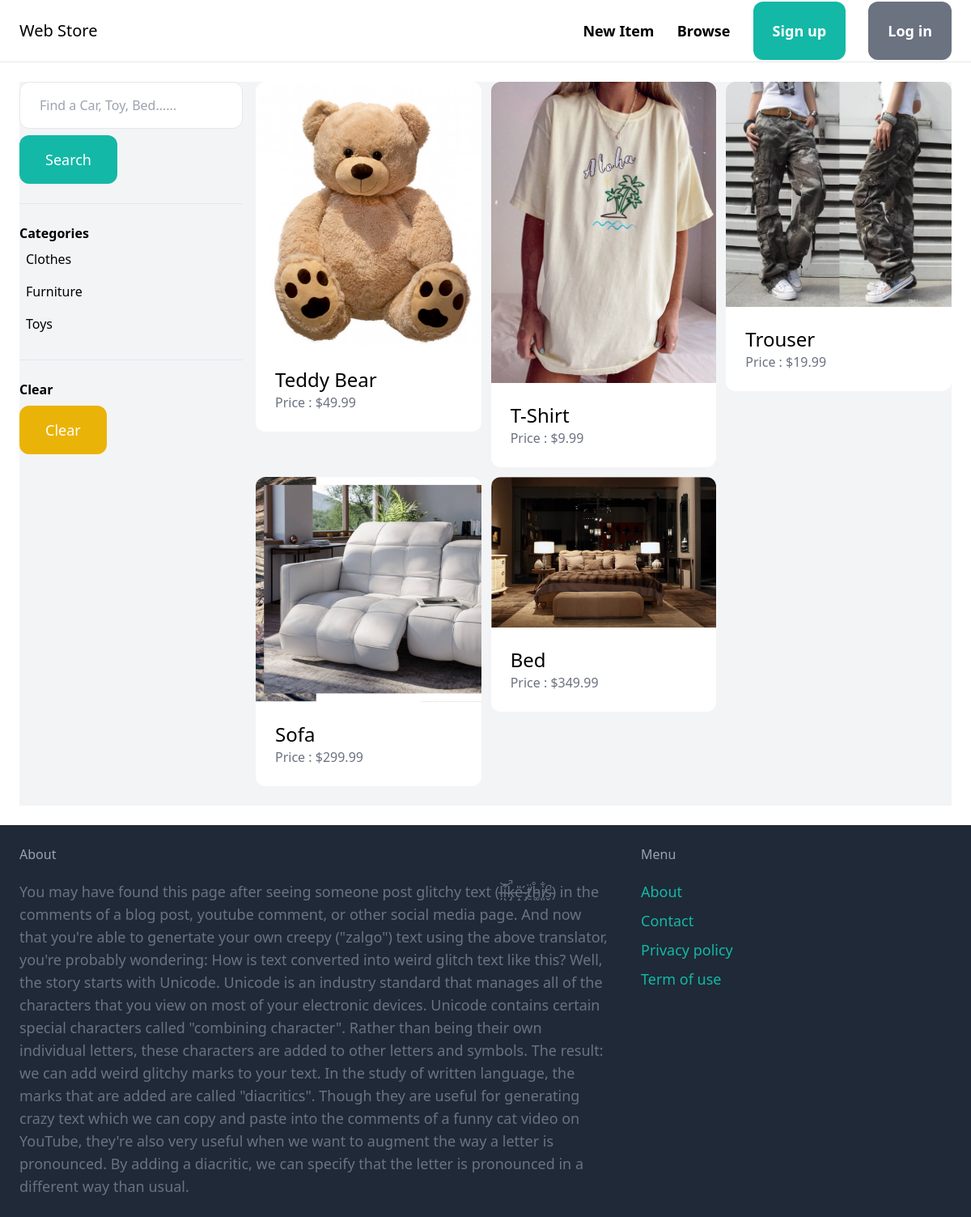
The app's page /items/ with its own data.
### item/models.py (models this page shows, shortened)
class Category(models.Model):
   name = models.CharField(max_length=255)
   class Meta:
      ordering = ('name',)

class Item(models.Model):
   category = models.ForeignKey(Category, related_name=('items'), on_delete=models.CASCADE)
   name = models.CharField(max_length=255)
   description = models.TextField()
   price = models.FloatField()
   image = models.ImageField(upload_to='item_images', blank=True, null=True)
   is_sold = models.BooleanField(default=False)
   created_by = models.ForeignKey(User, related_name='items', on_delete=models.CASCADE)
   created_at = models.DateTimeField(auto_now_add=True)

### item/views.py (the view)
# urls.py: path('',views.items,name='items'),
def items(requeset):
   query = requeset.GET.get('query','')
   categories = Category.objects.all()
   category_id = requeset.GET.get('category',0)
   items = Item.objects.filter(is_sold=False)
   if category_id:
      items= items.filter(category_id=category_id)
   if query:
      items= items.filter(Q(name__icontains=query) | Q(description_icontains=query))
   return render(requeset, "item/items.html",{
      'categories' : categories,
      'category_id': int(category_id),
      'items' : items,
      'query' : query,
   })

### item/templates/item/items.html (shortened to what this page needs)
{% extends 'core/base.html' %}
{%block content%}
   <div class="pb-6 grid grid-cols-4 gap-4 bg-gray-100">
      <div class="col-span-1">
         <form action="{% url 'item:items' %}" method="get">
            <input type="text" name="query" class="w-full py-4 px-6 border rounded-xl" value="{{ query }}" placeholder="Find a Car, Toy, Bed......">
            <button class="mt-2 py-4 px-8 text-lg bg-teal-500 text-white rounded-xl">Search</button>
         </form>
         <hr class="my-6">
         <p class="font-semibold">Categories</p>
         <ul>
            {% for category in categories %}
               <li class="py-2 px-2 rounded-xl {% if category.id == category_id %} bg-gray-200 {% endif %}">
                  <a href="{% url 'item:items' %}?query={{ query }}&category={{ category.id }}">{{ category.name }}</a>
               </li>
            {% endfor %}
         </ul>
         <hr class="my-6">
         <p class="font-semibold">Clear</p>
         <ul>
            <li>
               <a href="{% url 'item:items' %}" class="mt-2 py-4 px-8 inline-block bg-yellow-500 text-lg rounded-xl text-white">Clear</a>
            </li>
         </ul>
      </div>
      <div class="col-span-3">
         <div class="grid grid-cols-3 gap-3">
            {% for item in items %}
            <div>
               <a href= "{% url 'item:detail' item.id %}">
                  <div>
                     <img src="{{ item.image.url }}" class="rounded-t-xl">
                  </div>
                  <div class="p-6 bg-white rounded-b-xl">
                     <h2 class="text-2xl">{{ item.name }}</h2>
                     <p class="text-gray-500">Price : ${{  item.price}} </p>
                  </div>
               </a>
            </div>
            {% endfor %}
         </div>
      </div>
   </div>
{% endblock %}

### records on screen
Category: name "Clothes"
Category: name "Furniture"
Category: name "Toys"
Item: image (picture), name "Teddy Bear", price "49.99"
Item: image (picture), name "T-Shirt", price "9.99"
Item: image (picture), name "Trouser", price "19.99"
Item: image (picture), name "Sofa", price "299.99"
Item: image (picture), name "Bed", price "349.99"
